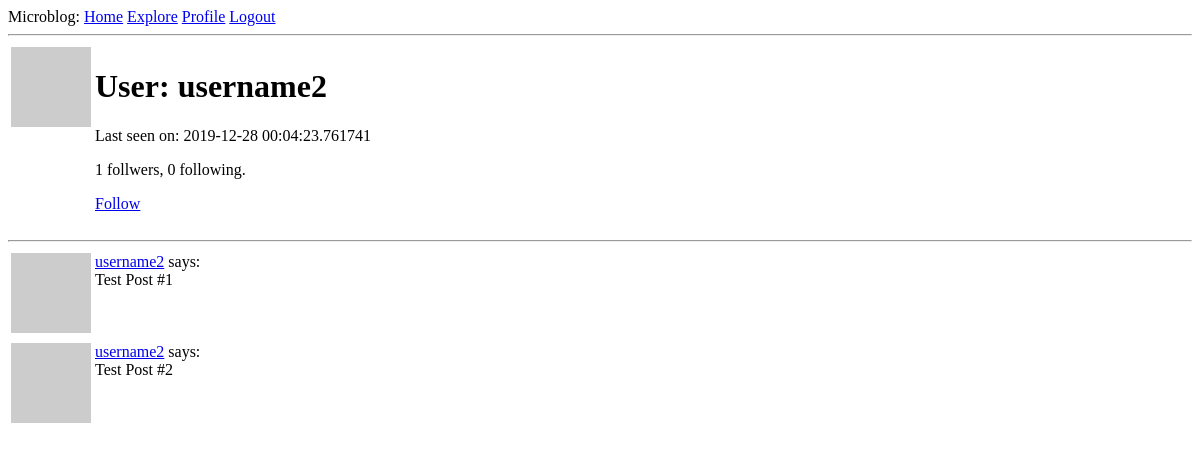
Page /user/username2 (signed in) on the earlier database version.
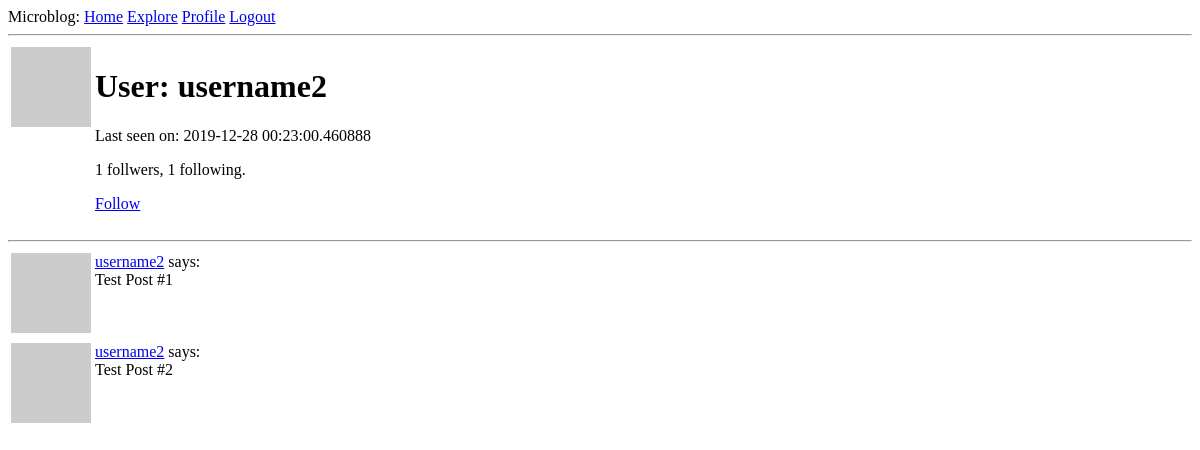
Same page on the later database version.
### app/models.py (models this page shows, shortened)
class User(UserMixin, db.Model):
    id = db.Column(db.Integer, primary_key=True)
    username = db.Column(db.String(64), index=True, unique=True)
    email = db.Column(db.String(120), index=True, unique=True)
    password_hash = db.Column(db.String(128))
    about_me = db.Column(db.String(140))
    last_seen = db.Column(db.DateTime, default=datetime.utcnow)
    posts = db.relationship('Post', backref='author', lazy='dynamic')
    followed = db.relationship('User',
        secondary=followers,    # configures the association table that is used
        primaryjoin=(followers.c.follower_id == id),    # indicates the condition that links this to association table
        secondaryjoin=(followers.c.followed_id == id),  # indicates the condition that links other to association table
        backref=db.backref('followers', lazy='dynamic'),    # defines how the relationship will be accessed from this
        lazy='dynamic')
    def avatar(self, size):
        digest = md5(self.email.lower().encode('utf-8')).hexdigest()
        return 'https://www.gravatar.com/avatar/{}?d=identicon&s={}'.format(digest, size)
    def is_following(self, user):
        return self.followed.filter(followers.c.followed_id == user.id).count() > 0

### app/routes.py (the view)
@application.route('/user/<username>')
@login_required
def user(username):
    user = User.query.filter_by(username=username).first_or_404()
    posts = [
        {'author': user, 'body': 'Test Post #1'},
        {'author': user, 'body': 'Test Post #2'}
    ]
    return render_template('user.html', user=user, posts=posts)

### app/models.py (called while the page is built)
@login.user_loader
def load_user(id):
    return User.query.get(int(id))

### app/routes.py (called while the page is built)
@application.before_request     # to be executed right before the view function
def before_request():
    if current_user.is_authenticated:
        current_user.last_seen = datetime.utcnow()  # current_user identified from loader in models.py
        db.session.commit()

### app/templates/user.html (shortened to what this page needs)
{% extends "base.html" %}
{% block content %}
    <table>
        <tr valign="top">
            <td><img src="{{ user.avatar(128) }}" alt="Profile Avatar"></td>
            <td>
                <h1>User: {{ user.username }}</h1>
                {% if user.last_seen %}<p>Last seen on: {{ user.last_seen }}</p>{% endif %}
                <p>{{ user.followers.count() }} follwers, {{ user.followed.count() }} following.</p>
                {% if user == current_user %}
                <p><a href="{{ url_for('edit_profile') }}">Edit your profile</a></p>
                {% elif not current_user.is_following(user) %}
                <p><a href="{{ url_for('follow', username=user.username) }}">Follow</a></p>
                {% else %}
                <p><a href="{{ url_for('unfollow', username=user.username) }}">Unfollow</a></p>
                {% endif %}
            </td>
        </tr>
    </table>
    <hr>
    {% for post in posts %}
        {% include '_post.html' %}
    {% endfor %}
{% endblock%}

### app/templates/_post.html
<table>
    <tr valign="top">
        <td><img src="{{ post.author.avatar(36) }}" alt="Post Author Avatar"></td>
        <td>
            <a href="{{ url_for('user', username=post.author.username) }}">{{ post.author.username }}</a>
            says:<br>{{ post.body }}
        </td>
    </tr>
</table>

Differences in the rows shown:
changed User "username2": last_seen "2019-12-28 00:04:23.761741" → "2019-12-28 00:23:00.460888"
Other differences:
{{ user.followed.count() }}: "0" → "1"
